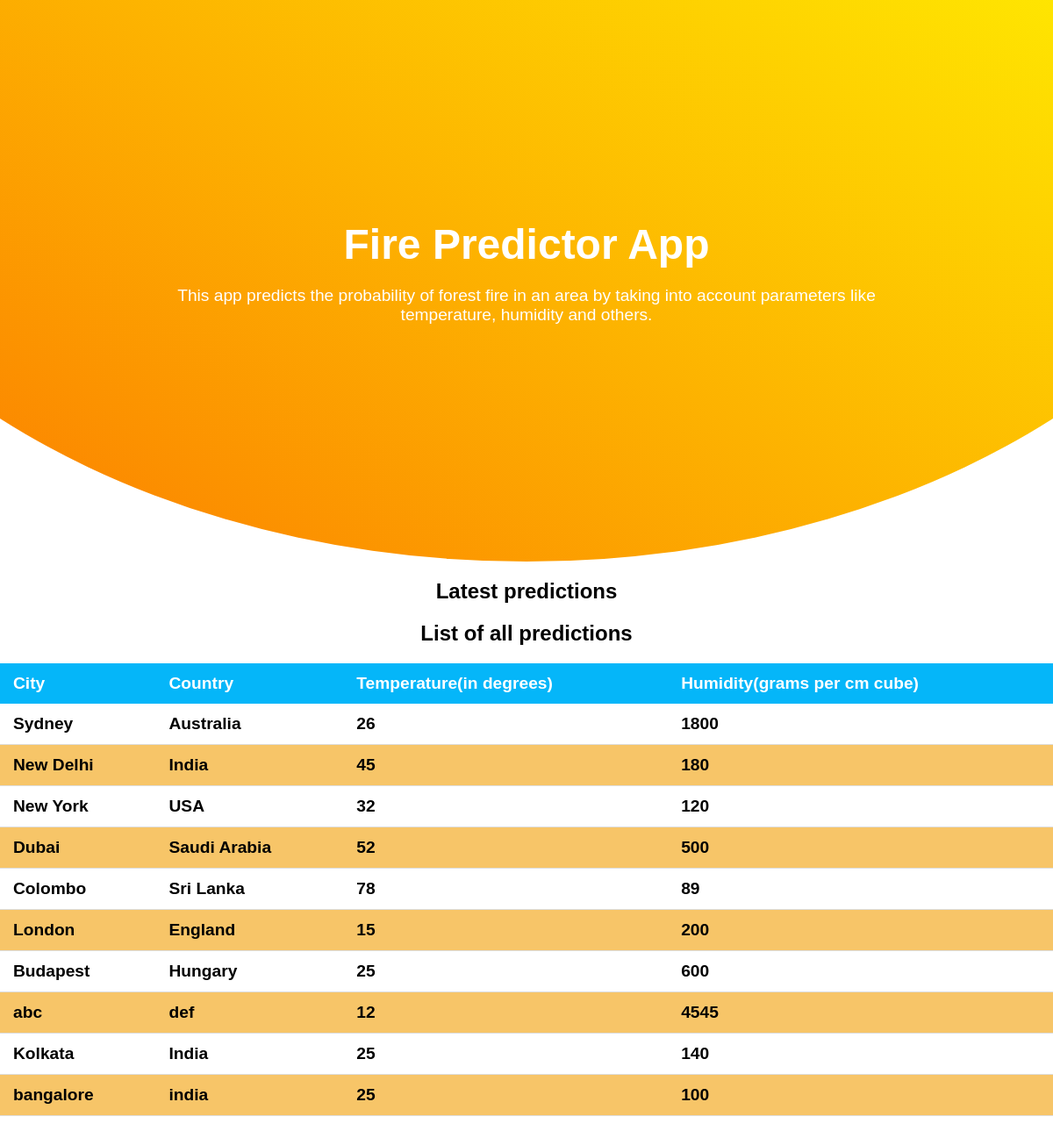
/detail/, run on the app's committed database.
### home/models.py (models this page shows, shortened)
class Predictor(models.Model):
    city= models.TextField(null='True')
    country= models.TextField()
    temperature = models.CharField(max_length=50)
    humidity = models.CharField(max_length=50)

### home/views.py (the view)
# urls.py: path('detail/', views.DetailListView.as_view(), name='detail'),
class DetailListView(ListView):
    model= Predictor
    template_name= 'detail.html'
    def get(self, request):
        objs = Predictor.objects.all()
        return render(request, self.template_name,{'objs':objs})

### templates/detail.html
{% extends 'base.html' %}
{%block content %}
   <div class="detailed">
       <h2>List of all predictions</h2>
       <table class="detailed-content" style="width:100%">
        <thead>
            <tr>
                <th>City</th>
                <th>Country</th>
                <th>Temperature(in degrees)</th>
                <th>Humidity(grams per cm cube)</th>
            </tr>
        </thead>
        {% for obj in objs %}
        <tr>
          <th>{{obj.city}}</th>
          <th>{{obj.country}}</th>
          <th>{{obj.temperature}}</th>
          <th>{{obj.humidity}}</th>
        </tr>
      {% endfor %}
    </table>
    </div>
        {% endblock content %}

### templates/base.html (shortened to what this page needs)
{% load static %}
<!DOCTYPE html>
<html>
    <head>
        <link rel="stylesheet" href="{% static 'css/base.css' %}">
       </head>
       <body>
           <section>
               <div class="content">
                   <div class="link">
                   <h2> Fire Predictor App</h2>
                   </div>
                   <p>
                       This app predicts the probability of forest fire in an area
                       by taking into account parameters like temperature, humidity and others.
                   </p>
               </div>
            </section>
            <div class="heading">
                <h2> Latest predictions</h2>
            </div>
            <div class="wrapper">
                {% block content %}
               {% endblock %}
            </div>
       </body>
</html>

### static/css/base.css (style rules this page uses)
body { margin: 0; padding: 0; font-family: sans-serif; }
section { position: relative; width: 100%; height: 80vh; display: flex; justify-content: center; align-items: center; overflow: hidden; }
section .content { position: relative; z-index: 1; margin: 0 auto; max-width: 900px; text-align: center; }
section .content h2 { margin: 0; padding: 0; color: #fff; font-size: 3em; }
section .content p { color: #fff ; font-size: 1.2em; }
section::before { content: ''; position: absolute; top: 0; left: 0; width: 100%; height: 100%; background: linear-gradient(45deg, #fb7200, #fff301); border-radius: 0 0 50% 50%/0 0 100% 100%; transform: scaleX(1.5); }
.heading h2 { text-align: center; ; }
.detailed-content { border-collapse: collapse; margin: 0px 25px 25px 0px; font-size: 1.2em; min-width: 400px; text-align: left; }
.detailed-content thead tr { background-color: #05B6F9; color: #ffffff; text-align: left; font-weight: bold; }
.detailed-content th, .detailed-content td { padding: 12px 15px; }
.detailed-content tbody tr { border-bottom: 1px solid #dddddd; }
.detailed-content tbody tr:nth-of-type(even) { background-color: #F7C568; }
.detailed h2 { text-align: center; font-style: sans-serif; }

### data on the page
Predictor: city "Sydney", country "Australia", temperature "26", humidity "1800"
Predictor: city "New Delhi", country "India", temperature "45", humidity "180"
Predictor: city "New York", country "USA", temperature "32", humidity "120"
Predictor: city "Dubai", country "Saudi Arabia", temperature "52", humidity "500"
Predictor: city "Colombo", country "Sri Lanka", temperature "78", humidity "89"
Predictor: city "London", country "England", temperature "15", humidity "200"
Predictor: city "Budapest", country "Hungary", temperature "25", humidity "600"
Predictor: city "abc", country "def", temperature "12", humidity "4545"
Predictor: city "Kolkata", country "India", temperature "25", humidity "140"
Predictor: city "bangalore", country "india", temperature "25", humidity "100"
